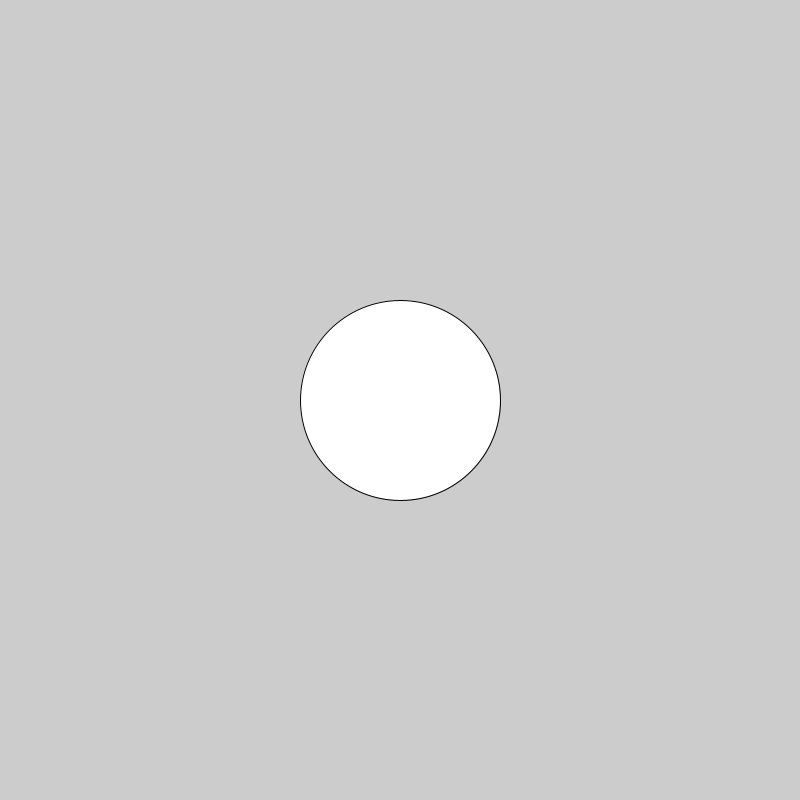
Frame 1 (no input)
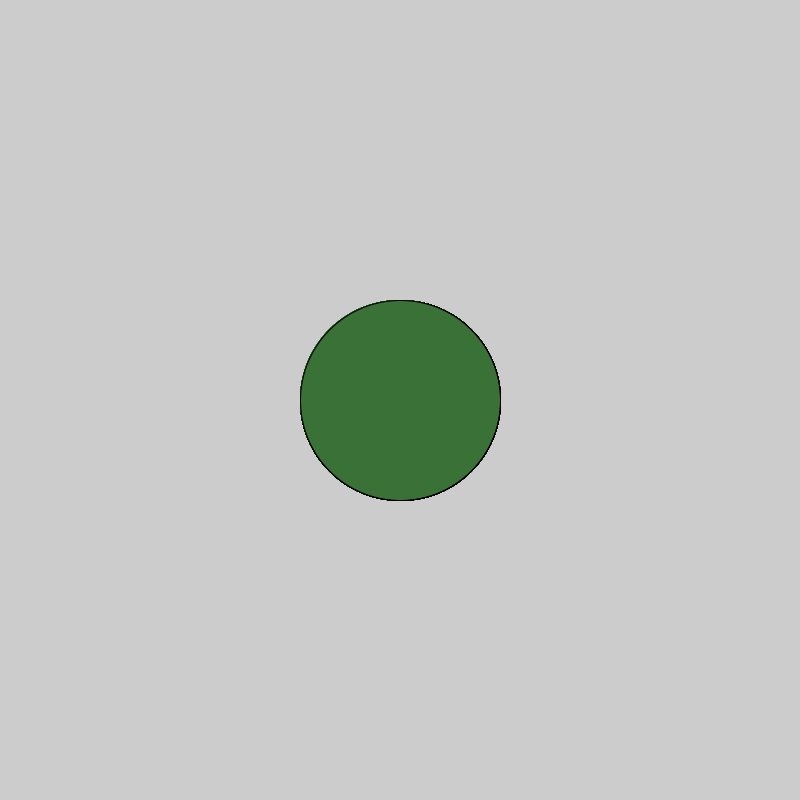
Frame 60 (the mouse pressed at the canvas centre just before this capture)
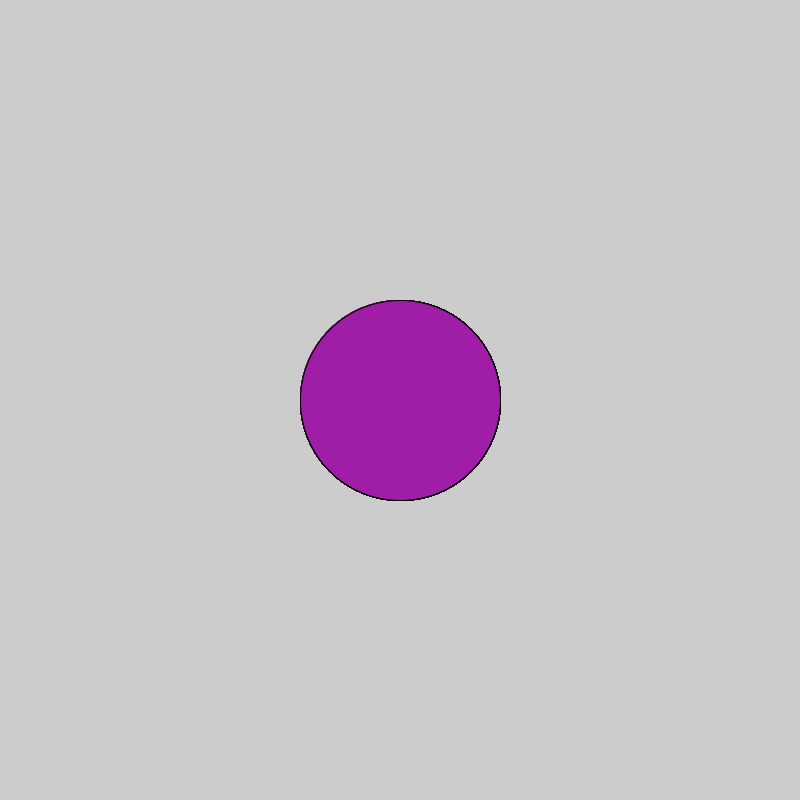
Frame 120 (the mouse held since frame 60 and released just before this capture)

The Processing sketch that drew these frames (run headless with seeded random() and noise(); from frame 60 on, the mouse is pressed at the canvas centre):

// Processing sketch: c_LogicalDot
// ── c_LogicalDot.pde

void setup() {
  
// 1. Set the size of the sketch. Make it 600 pixels square. 
  size(800,800);

}

void draw() {
  ellipse(400,400, 200, 200);
// 2. Draw an ellipse
// Run the program to make sure it works before moving on.


// 3. Change the color of the ellipse when the mouse is pressed.
//    Use the following code, but put your colors where indicated
//    Remember to use the   fill()  command to set colors.

if (mousePressed) {
 
   fill( #A01EA7);
  
} else {
  
   fill( #3A7136);
  
}  
  
  
  
}
